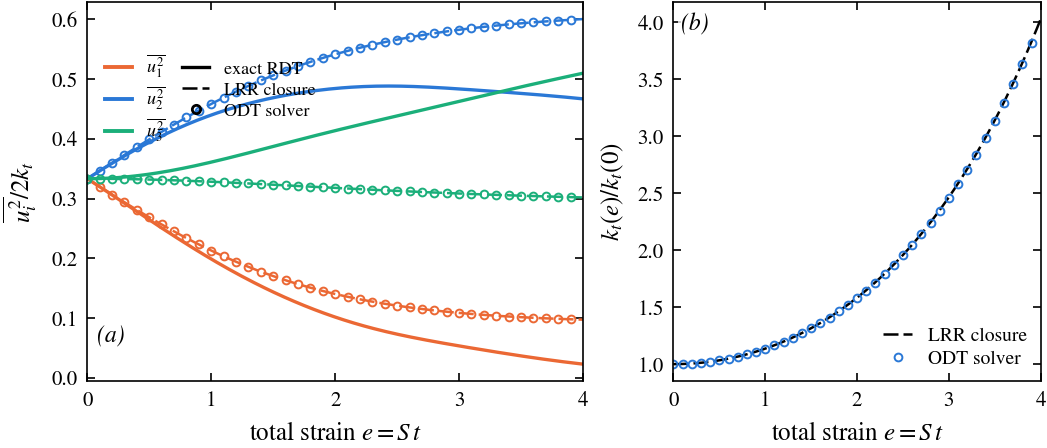

This figure's Python source:
#!/usr/bin/env python3
"""Manuscript figure fig_level1a (main_v3.tex sec:level1a): verification
of the strain-coupled implementation in the rapid-distortion limit.
One two-panel canon figure: (a) component fractions — solver symbols on
the LRR moment trajectory, exact RDT for reference; (b) kinetic-energy
amplification.  Rerun 2026-09-06 on caro (case lvl1afig, deck
input/homogeneousStrain after fixing its committed merge-conflict
corruption); reference curves from fig_rdt_moments (verified).

Usage: python fig_level1a.py <dump_dir with dmp_*.dat>
Prints the verification numbers (max fraction deviation from LRR, kt
deviation) for the manuscript text.
"""
import glob
import os
import re
import sys

import numpy as np

HERE = os.path.dirname(os.path.abspath(__file__))
sys.path.insert(0, os.path.join(HERE, ".."))
sys.path.insert(0, HERE)
from figstyle_jfm import COL, FULL, panel, plt, save  # noqa: E402
from fig_rdt_moments import (EMAX, exact_rdt, integrate_model,  # noqa: E402
                             strain_tensor)


def read_dump(fname):
    t = None
    posf, u, v, w = [], [], [], []
    with open(fname) as f:
        for line in f:
            if line.startswith("#"):
                m = re.search(r"time\s*=\s*([-\d.eE+]+)", line)
                if m:
                    t = float(m.group(1))
                continue
            if not line.strip():
                continue
            c = line.split()
            posf.append(float(c[1]))
            u.append(float(c[2]))
            v.append(float(c[3]))
            w.append(float(c[4]))
    posf = np.array(posf)
    u, v, w = np.array(u), np.array(v), np.array(w)
    faces = np.append(posf, -posf[0])   # centred domain
    dx = np.diff(faces)
    L = dx.sum()
    F = [q - (q * dx).sum() / L for q in (u, v, w)]
    R = np.array([[(F[a] * F[b] * dx).sum() / L for b in range(3)]
                  for a in range(3)])
    kt = 0.5 * np.trace(R)
    return t, np.array([R[i, i] / (2 * kt) for i in range(3)]), kt


def main():
    dump_dir = sys.argv[1] if len(sys.argv) > 1 else "."
    rows = []
    for f in sorted(glob.glob(os.path.join(dump_dir, "dmp_*.dat"))):
        t, fr, kt = read_dump(f)
        if t is not None:
            rows.append((t, fr, kt))
    rows.sort(key=lambda r: r[0])
    e = np.array([r[0] for r in rows])
    fr = np.array([r[1] for r in rows])
    kt = np.array([r[2] for r in rows])
    print(f"read {len(rows)} dumps, e in [{e.min():.2f}, {e.max():.2f}]")

    A = strain_tensor("plane")
    te, Re = exact_rdt(A)
    tm, Rm = integrate_model(A, "LRR")
    ktm = 0.5 * (Rm[0, 0] + Rm[1, 1] + Rm[2, 2])
    fe = np.array([np.diag(Re[:, :, k]) for k in range(Re.shape[2])]).T
    fe /= fe.sum(0)
    fm = np.array([np.diag(Rm[:, :, k]) for k in range(Rm.shape[2])]).T
    fm /= fm.sum(0)

    # verification numbers for the text
    fm_at = np.array([[np.interp(ei, tm, fm[i]) for ei in e]
                      for i in range(3)])
    dev = np.max(np.abs(fm_at - fr.T))
    ktm_at = np.interp(e, tm, ktm / ktm[0])
    ktdev = np.max(np.abs(kt / kt[0] - ktm_at) / ktm_at)
    print(f"max |fraction - LRR| over all dumps/components: {dev:.2e}")
    print(f"max relative kt deviation from LRR: {ktdev:.2e}")

    CC = [COL["phi11"], COL["phi22"], COL["phi33"]]
    fig, (a, b) = plt.subplots(
        1, 2, figsize=(FULL, 2.3),
        gridspec_kw={"width_ratios": [1.35, 1.0]})
    for i in range(3):
        a.plot(te, fe[i], color=CC[i], lw=1.2)
        a.plot(tm, fm[i], color=CC[i], ls=(0, (6, 2)), lw=0.9)
        a.plot(e, fr[:, i], ls="none", marker="o", ms=2.8,
               mfc="none", mec=CC[i], mew=0.7)
    a.set_ylabel(r"$\overline{u_i^2}/2k_t$")
    from matplotlib.lines import Line2D
    hand = ([Line2D([0], [0], color=CC[i], lw=1.4) for i in range(3)]
            + [Line2D([0], [0], color="k", lw=1.2),
               Line2D([0], [0], color="k", ls=(0, (6, 2)), lw=0.9),
               Line2D([0], [0], color="k", ls="none", marker="o", ms=3,
                      mfc="none")])
    labs = [r"$\overline{u_1^2}$", r"$\overline{u_2^2}$",
            r"$\overline{u_3^2}$", "exact RDT", "LRR closure",
            "ODT solver"]
    a.legend(hand, labs, ncol=2, loc="upper left", fontsize=6.5,
             columnspacing=0.9, bbox_to_anchor=(0.01, 0.9))
    b.plot(tm, ktm / ktm[0], color="k", ls=(0, (6, 2)), lw=0.9,
           label="LRR closure")
    b.plot(e, kt / kt[0], ls="none", marker="o", ms=2.8, mfc="none",
           mec=COL["odt"], mew=0.7, label="ODT solver")
    b.set_ylabel(r"$k_t(e)/k_t(0)$")
    b.legend(loc="lower right")
    for j, ax in enumerate((a, b)):
        ax.set_xlabel(r"total strain $e = S\,t$")
        ax.set_xlim(0, EMAX)
        panel(ax, "ab"[j], x=0.02, y=0.15 if j == 0 else 0.97)
    fig.tight_layout(pad=0.4)
    save(fig, os.path.join(HERE, "fig_level1a"))


if __name__ == "__main__":
    main()
